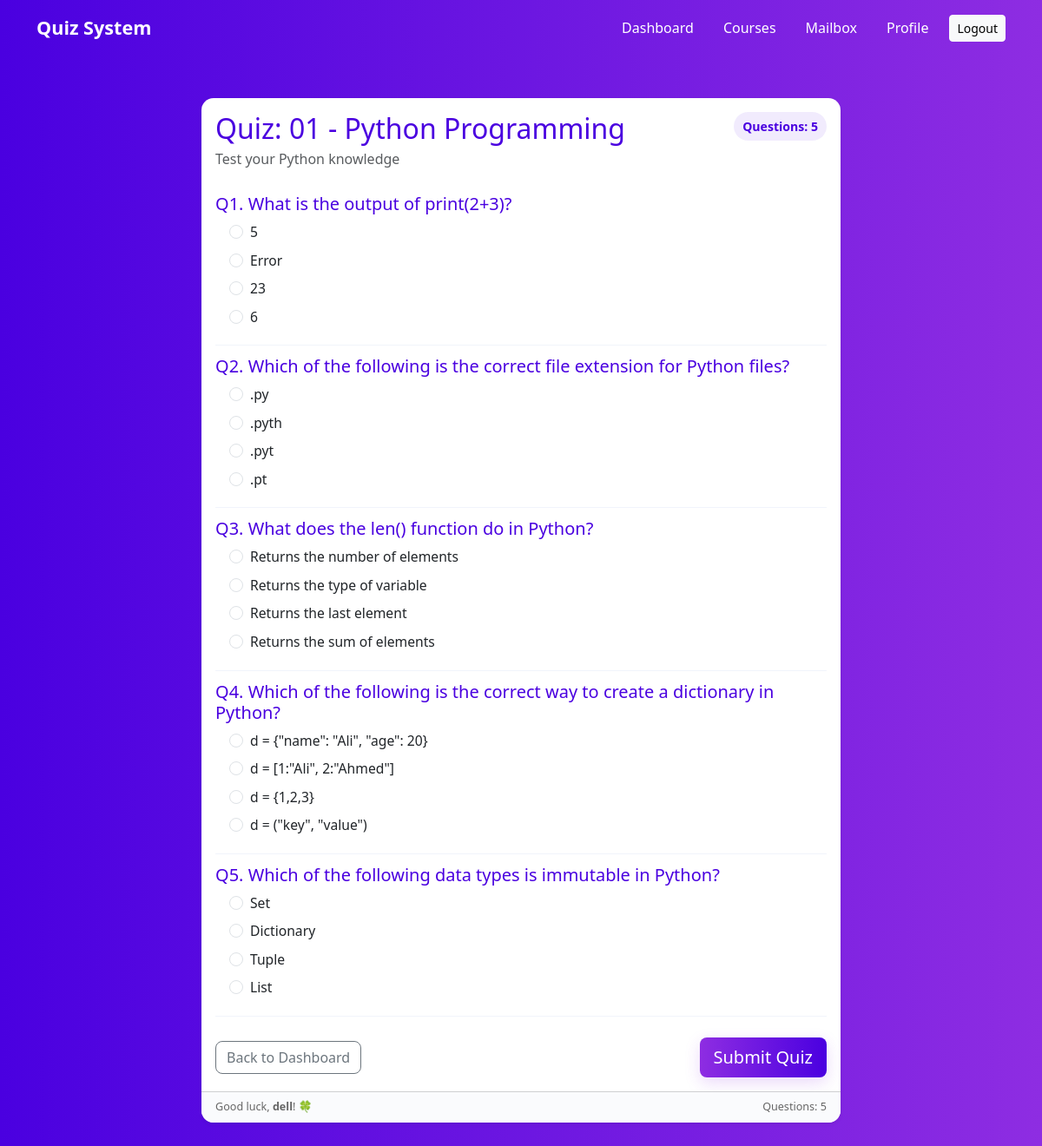
/1/ (signed in), run on the app's committed database.
### quizzes/models.py (models this page shows, shortened)
class Quiz(models.Model):
    title = models.CharField(max_length=255)
    description = models.TextField(blank=True, null=True)
    created_at = models.DateTimeField(auto_now_add=True)

class Question(models.Model):
    quiz = models.ForeignKey(Quiz, on_delete=models.CASCADE, related_name='questions')
    question_text = models.CharField(max_length=500)

class Option(models.Model):
    question = models.ForeignKey(Question, on_delete=models.CASCADE, related_name='options')
    option_text = models.CharField(max_length=255)
    is_correct = models.BooleanField(default=False)

### quizzes/views.py (the view)
# urls.py: path('<int:quiz_id>/', views.quiz_detail, name='quiz_detail'),
@login_required
def quiz_detail(request, quiz_id):
    quiz = get_object_or_404(Quiz, id=quiz_id)
    return render(request, 'quizzes/quiz_detail.html', {'quiz': quiz})

### templates/quizzes/quiz_detail.html (shortened to what this page needs)
{% load static %}
<!DOCTYPE html>
<html lang="en">
<head>
  <link href="https://cdn.jsdelivr.net/npm/bootstrap@5.3.0/dist/css/bootstrap.min.css" rel="stylesheet">
</head>
<body>
  <nav class="navbar navbar-expand-lg">
    <div class="container">
      <a class="navbar-brand" href="{% url 'dashboard' %}">Quiz System</a>
      <div class="collapse navbar-collapse justify-content-end" id="navCollapse">
        <ul class="navbar-nav align-items-center">
          <li class="nav-item"><a class="nav-link active" href="{% url 'dashboard' %}">Dashboard</a></li>
          <li class="nav-item"><a class="nav-link" href="#">Courses</a></li>
          <li class="nav-item"><a class="nav-link" href="#">Mailbox</a></li>
          <li class="nav-item"><a class="nav-link" href="#">Profile</a></li>
          <li class="nav-item"><a class="btn btn-light btn-sm ms-3" href="#">Logout</a></li>
        </ul>
      </div>
    </div>
  </nav>
  <div class="container my-5">
    <div class="row justify-content-center">
      <div class="col-lg-8">
        <div class="card quiz-card shadow-sm">
          <div class="card-body">
            <div class="d-flex justify-content-between align-items-start mb-3">
              <div>
                <h2 class="mb-1">{{ quiz.title }}</h2>
                <p class="text-muted mb-0">{{ quiz.description }}</p>
              </div>
              <div class="text-end">
                <div class="badge-questions">Questions: {{ quiz.questions.count }}</div>
              </div>
            </div>
            <form method="POST" action="{% url 'submit_quiz' quiz.id %}">
              {% for question in quiz.questions.all %}
                <div class="question-block" id="q{{ forloop.counter }}">
                  <h5 class="mb-2">Q{{ forloop.counter }}. {{ question.question_text }}</h5>
                  <div class="ms-3">
                    {% for option in question.options.all %}
                      <div class="form-check mb-2">
                        <input class="form-check-input" type="radio"
                               name="{{ question.id }}"
                               id="opt{{ option.id }}"
                               value="{{ option.id }}">
                        <label class="form-check-label" for="opt{{ option.id }}">
                          {{ option.option_text }}
                        </label>
                      </div>
                    {% endfor %}
                  </div>
                </div>
              {% endfor %}
              <div class="d-flex justify-content-between align-items-center mt-4">
                <a href="{% url 'dashboard' %}" class="btn btn-outline-secondary">Back to Dashboard</a>
                <button type="submit" class="btn btn-primary custom btn-lg">Submit Quiz</button>
              </div>
            </form>
          </div>
          <div class="card-footer d-flex justify-content-between">
            <small>Good luck, <strong>{{ user.username }}</strong>! 🍀</small>
            <small>Questions: {{ quiz.questions.count }}</small>
          </div>
        </div>
      </div>
    </div>
  </div>
</body>
</html>

### templates/quizzes/quiz_detail.html (style rules this page uses)
:root { --primary-1: #8e2de2; --primary-2: #4a00e0; --card-radius: 14px; }
body { margin: 0; font-family: 'Segoe UI', Tahoma, Geneva, Verdana, sans-serif; background: linear-gradient(90deg, #4a00e0, #8e2de2); min-height: 100vh; color: #333; }
.navbar { background: linear-gradient(90deg, var(--primary-2), var(--primary-1)); padding: 0.7rem 1rem; }
.navbar-brand { font-weight: 700; color: #fff !important; font-size: 1.35rem; }
.nav-link { color: #fff !important; margin-left: 18px; }
.quiz-card { border: none; border-radius: var(--card-radius); overflow: hidden; transition: transform .25s ease, box-shadow .25s ease; }
.card-body h2, .card-body h5 { color: var(--primary-2); }
.btn-primary.custom { background: linear-gradient(90deg, var(--primary-1), var(--primary-2)); border: none; box-shadow: 0 6px 18px rgba(142,45,226,0.18); transition: transform .15s ease; }
.btn-outline-secondary { border-radius: 8px; }
.question-block { padding: 12px 0; border-bottom: 1px solid #f1f4fb; }
.form-check-label { font-size: 0.98rem; }
.badge-questions { background: rgba(74,0,224,0.08); color: var(--primary-2); border-radius: 999px; padding: 6px 10px; font-weight: 600; font-size: 0.88rem; }
.card-footer { background: #fafbfd; font-size: 0.9rem; color: #666; }

### data on the page
Quiz: title "Quiz: 01 - Python Programming", description "Test your Python knowledge", questions.count "5"
Question: question_text "What is the output of print(2+3)?"
Option: option_text "5"
Option: option_text "Error"
Option: option_text "23"
Option: option_text "6"
Question: question_text "Which of the following is the correct file extension for Python files?"
Option: option_text ".py"
Option: option_text ".pyth"
Option: option_text ".pyt"
Option: option_text ".pt"
Question: question_text "What does the len() function do in Python?"
Option: option_text "Returns the number of elements"
Option: option_text "Returns the type of variable"
Option: option_text "Returns the last element"
Option: option_text "Returns the sum of elements"
Question: question_text "Which of the following is the correct way to create a dictionary in Python?"
Option: option_text "d = {\"name\": \"Ali\", \"age\": 20}"
Option: option_text "d = [1:\"Ali\", 2:\"Ahmed\"]"
Option: option_text "d = {1,2,3}"
Option: option_text "d = (\"key\", \"value\")"
Question: question_text "Which of the following data types is immutable in Python?"
Option: option_text "Set"
Option: option_text "Dictionary"
Option: option_text "Tuple"
Option: option_text "List"

### other printed values
{{ user.username }} "dell"
